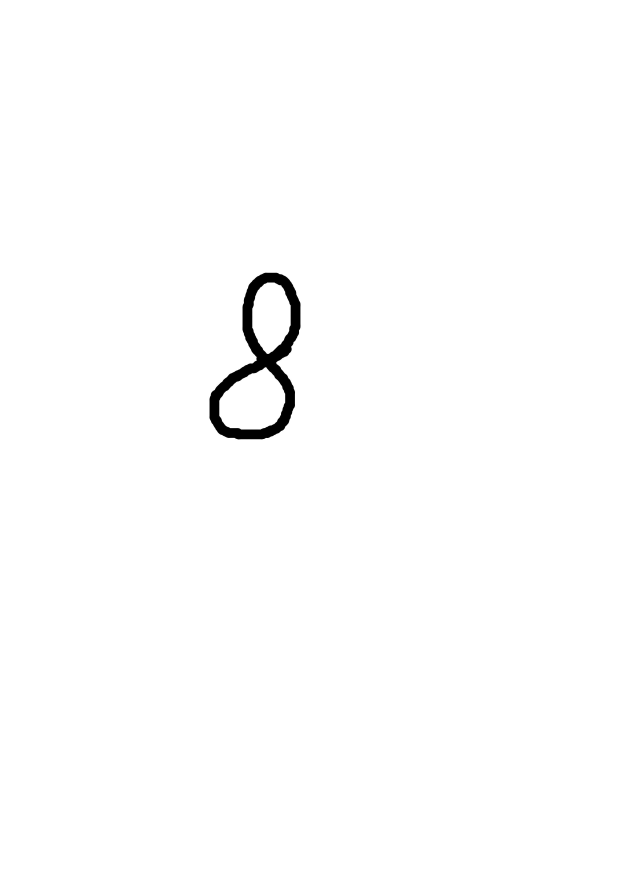
#> input picture images/image.jpg, 2480 x 3508 px (shown at 1/4 size); its folder holds only this picture in this run
$ python -i utils.py   (imports and definitions only)
#> lines starting #> are read from the running program, lines starting #| are printed output that depends on the picture; after the words box and inside, x2 and y2 are one past the last pixel; in counts of white or black regions, pixels touching at a corner belong together

from pathlib import Path

import numpy as np
from PIL import Image


def load_dataset():
    with np.load("mnist.npz") as dataset:
        images = dataset["x_train"].astype("float32") / 255
        images = np.reshape(images, (images.shape[0], images.shape[1] * images.shape[2]))
        labels = np.eye(10)[dataset["y_train"]]
        return images, labels


def prepare_digit(image_path):
#> called with image_path = 'images/image.jpg'
    image = Image.open(image_path).convert("L")
    pixels = np.array(image, dtype=np.uint8)
    border = np.concatenate((
        pixels[0, :], pixels[-1, :],
        pixels[:, 0], pixels[:, -1]
    ))
#> border = 11976 values from 255 to 255

    if border.mean() > 127:
        pixels = 255 - pixels
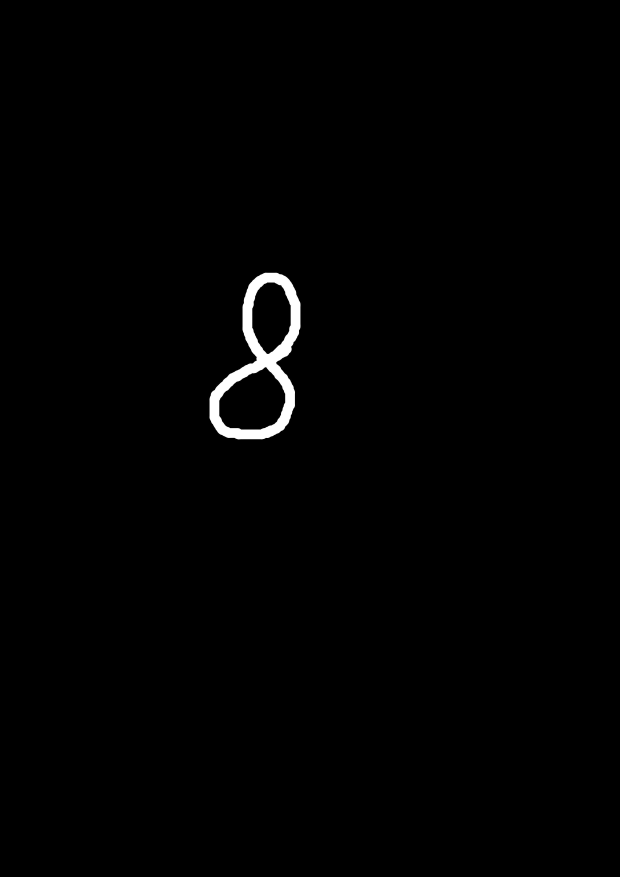
#> pixels: shape (3508, 2480) (shown at 1/4 size); min 0, max 255, mean 2.1

    mask = pixels > 30
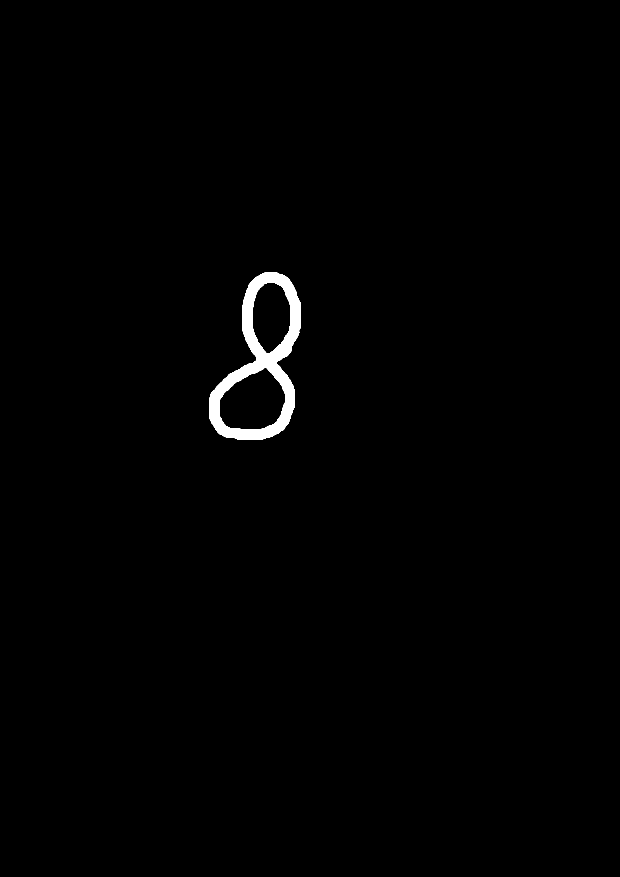
#> mask: shape (3508, 2480) bool (shown at 1/4 size); 0.83% white; 1 white region, box (x1, y1, x2, y2) and area: (838, 1090, 1202, 1758) 72159
    if not mask.any():
        raise ValueError("No digit was found in the image")

    y, x = np.where(mask)
    cropped = Image.fromarray(pixels).crop(
        (x.min(), y.min(), x.max() + 1, y.max() + 1)
    )
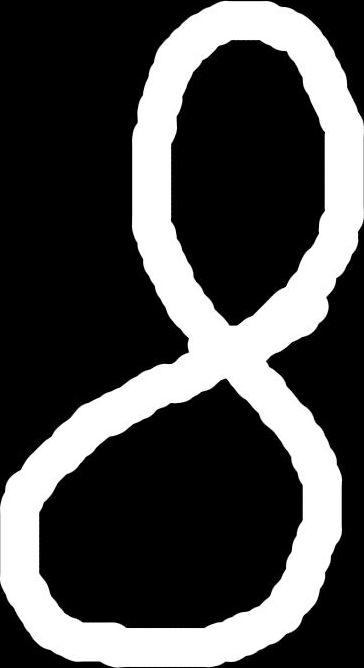
#> cropped: PIL image 364x668 L; min 0, max 255, mean 74.1
    width, height = cropped.size
#> width = 364; height = 668
    scale = 20 / max(width, height)
#> scale = 0.0299
    cropped = cropped.resize(
        (round(width * scale), round(height * scale)),
        Image.Resampling.LANCZOS
    )

    result = Image.new("L", (28, 28), 0)
#> result: PIL image 28x28 L; every value is 0
    x_offset = (28 - cropped.width) // 2
#> x_offset = 8
    y_offset = (28 - cropped.height) // 2
#> y_offset = 4
    result.paste(cropped, (x_offset, y_offset))
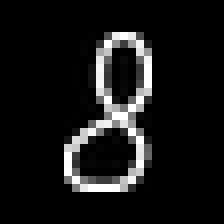
#> result: PIL image 28x28 L (shown 8 times larger); min 0, max 255, mean 21.9
    return np.array(result, dtype=np.float32).reshape(-1, 1) / 255


def image_paths(images_dir="images"):
    directory = Path(images_dir)
    extensions = {".png", ".jpg", ".jpeg", ".bmp", ".gif", ".webp"}

    if not directory.is_dir():
        raise FileNotFoundError(
            f"Image directory was not found: {directory.resolve()}"
        )

    return sorted(
        path for path in directory.iterdir()
        if path.is_file() and path.suffix.lower() in extensions
    )

>>> result = prepare_digit('images/image.jpg')
#> result = 784 values, max 1 at index 242, min 0 at index 0, mean 0.0858
